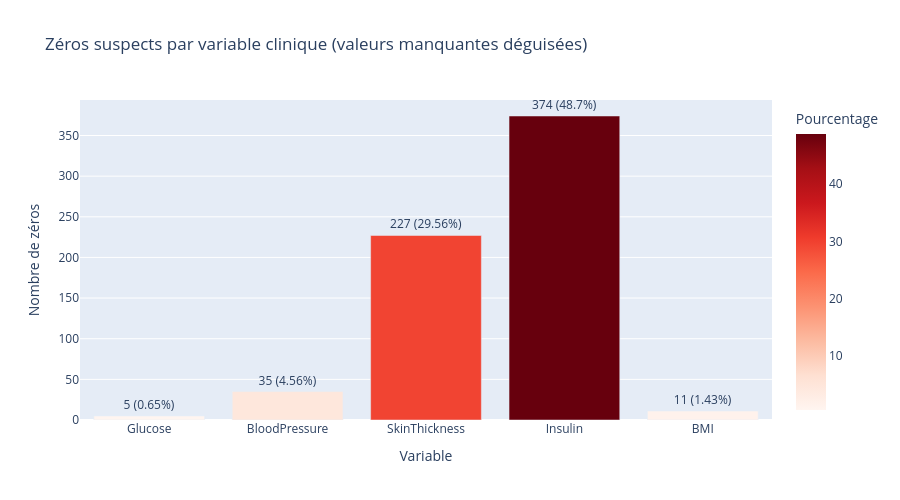

The notebook cell saved with this chart:
### Code cell
fig = px.bar(
    zero_info,
    x='Variable', y='Nb_zeros',
    text=zero_info.apply(lambda r: f"{int(r['Nb_zeros'])} ({r['Pourcentage']}%)", axis=1),
    color='Pourcentage',
    color_continuous_scale='Reds',
    title="Zéros suspects par variable clinique (valeurs manquantes déguisées)",
    labels={'Nb_zeros': 'Nombre de zéros'}
)
fig.update_traces(textposition='outside')
fig.update_layout(height=500)
fig.show()

### Figure 1 — Plotly figure (JSON) as saved in the notebook; plotly's stock layout.template omitted (floating-point values rounded to 4 significant figures)
{"data": [{"alignmentgroup": "True", "hovertemplate": "Variable=%{x}<br>Nombre de zéros=%{y}<br>text=%{text}<br>Pourcentage=%{marker.color}<extra></extra>", "legendgroup": "", "marker": {"color": [0.65, 4.56, 29.56, 48.7, 1.43], "coloraxis": "coloraxis", "pattern": {"shape": ""}}, "name": "", "offsetgroup": "", "orientation": "v", "showlegend": false, "text": ["5 (0.65%)", "35 (4.56%)", "227 (29.56%)", "374 (48.7%)", "11 (1.43%)"], "textposition": "outside", "type": "bar", "x": ["Glucose", "BloodPressure", "SkinThickness", "Insulin", "BMI"], "xaxis": "x", "y": [5, 35, 227, 374, 11], "yaxis": "y"}], "layout": {"barmode": "relative", "coloraxis": {"colorbar": {"title": {"text": "Pourcentage"}}, "colorscale": [[0, "rgb(255,245,240)"], [0.125, "rgb(254,224,210)"], [0.25, "rgb(252,187,161)"], [0.375, "rgb(252,146,114)"], [0.5, "rgb(251,106,74)"], [0.625, "rgb(239,59,44)"], [0.75, "rgb(203,24,29)"], [0.875, "rgb(165,15,21)"], [1, "rgb(103,0,13)"]]}, "height": 500, "legend": {"tracegroupgap": 0}, "title": {"text": "Zéros suspects par variable clinique (valeurs manquantes déguisées)"}, "xaxis": {"anchor": "y", "domain": [0, 1], "title": {"text": "Variable"}}, "yaxis": {"anchor": "x", "domain": [0, 1], "title": {"text": "Nombre de zéros"}}}}
